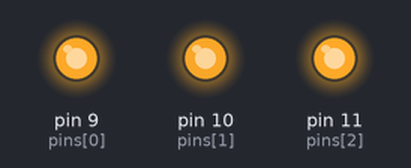
A sketch run on a simulated Arduino Uno, built with avr-gcc and run on an emulated ATmega328P. Shown: output pins drawn as LEDs (lit = HIGH). Random numbers use the default seed unless the sketch sets one.

Above: at 5.2 s.
At 8.1 s:
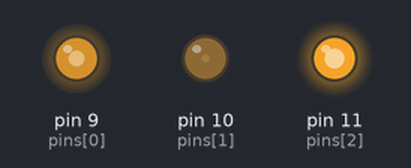
At 11.6 s:
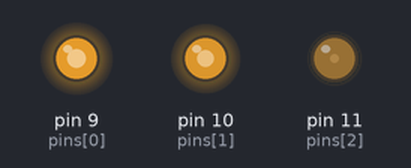
At 18.7 s:
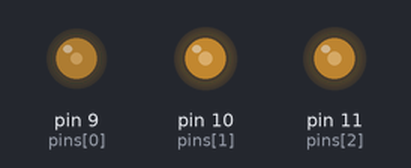
At 29.2 s:
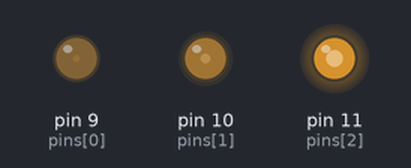
At 36.3 s:
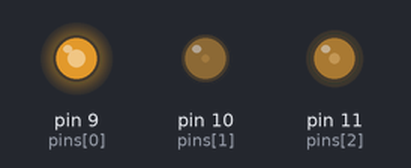
Timing chart, 0 to 40.0 s (numbered marks = the images above):
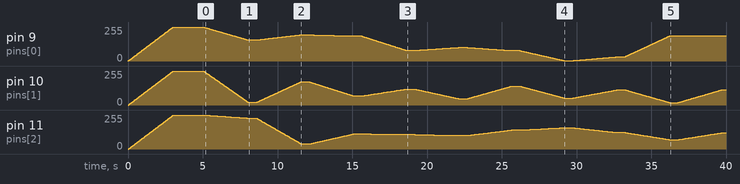

The sketch:

17-led-strip-random-color-transition.ino
```cpp
const int pins[] = {9, 10, 11};
int source[] = {0, 0, 0};


void setup() {
    for(int i = 0; i < 3; i++) {
      pinMode(pins[i], OUTPUT);
    }

    set_color(255, 255, 255);
    delay(2000);
}

void loop() {
    set_color(random(0, 255), random(0, 255), random(0, 255));
    delay(500);
}

void set_color(int r, int g, int b) {
    int target[] = {r, g, b};


    float step_size[3];
    for(int p = 0; p < 3; p++) {
        step_size[p] = abs(float(source[p]) - float(target[p]))/100.0;
    }

    for(int i = 0; i < 100; i++) {
        for(int p = 0; p < 3; p++) {
            if(source[p] < target[p]) {
                analogWrite(pins[p], int(source[p] + i*step_size[p]));
            }
            if(source[p] > target[p]) {
                analogWrite(pins[p], int(source[p] - i*step_size[p]));
            }
        delay(10);
        }
    }

    for(int p = 0; p < 3; p++) {
        analogWrite(pins[p], target[p]);
        source[p] = target[p];
    }
    delay(10);
}
```
